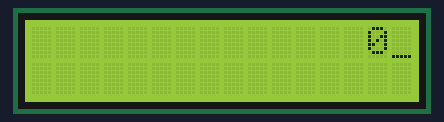
A sketch run on a simulated Arduino Uno, built with avr-gcc and run on an emulated ATmega328P. Shown: 16×2 character LCD.

Above: at 0.1 s.
At 1.1 s:
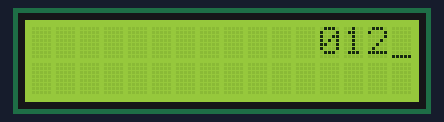
At 1.6 s:
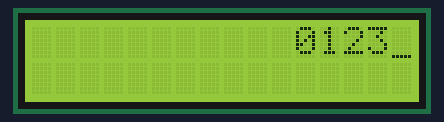
At 2.6 s:
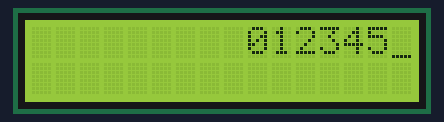
At 4.1 s:
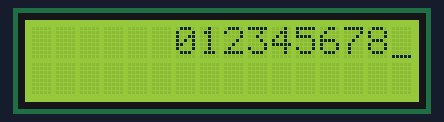
At 5.6 s:
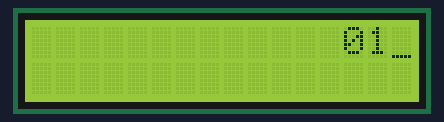

The sketch:

sketch_LCD_autoCURSOR.ino
```cpp
//LIBRARIES
#include<LiquidCrystal.h>

//INITIALIZE LIBRARIES WITH NUMBERS WITH THE INTERFACE PINS
LiquidCrystal lcd(12, 11, 5, 4, 3, 2);

void setup() {
  //START
  lcd.begin(16, 2);

  //CURSOR
  lcd.cursor();
}

void loop() {

  //CURSOR: to far right of the LCD
  lcd.setCursor(15, 0);
  lcd.autoscroll();

  //LOOP
  for(int i = 0; i < 10; i++) {
    lcd.print(i);
    delay(500);
  }

  //CLEAR
  lcd.clear();

}
```

Measured:
- by itself, everything shown: repeats every 5.0 s, in 11 steps
- what the display in image 1 shows lasts 0.5 s, from 1.1 s to 1.6 s
